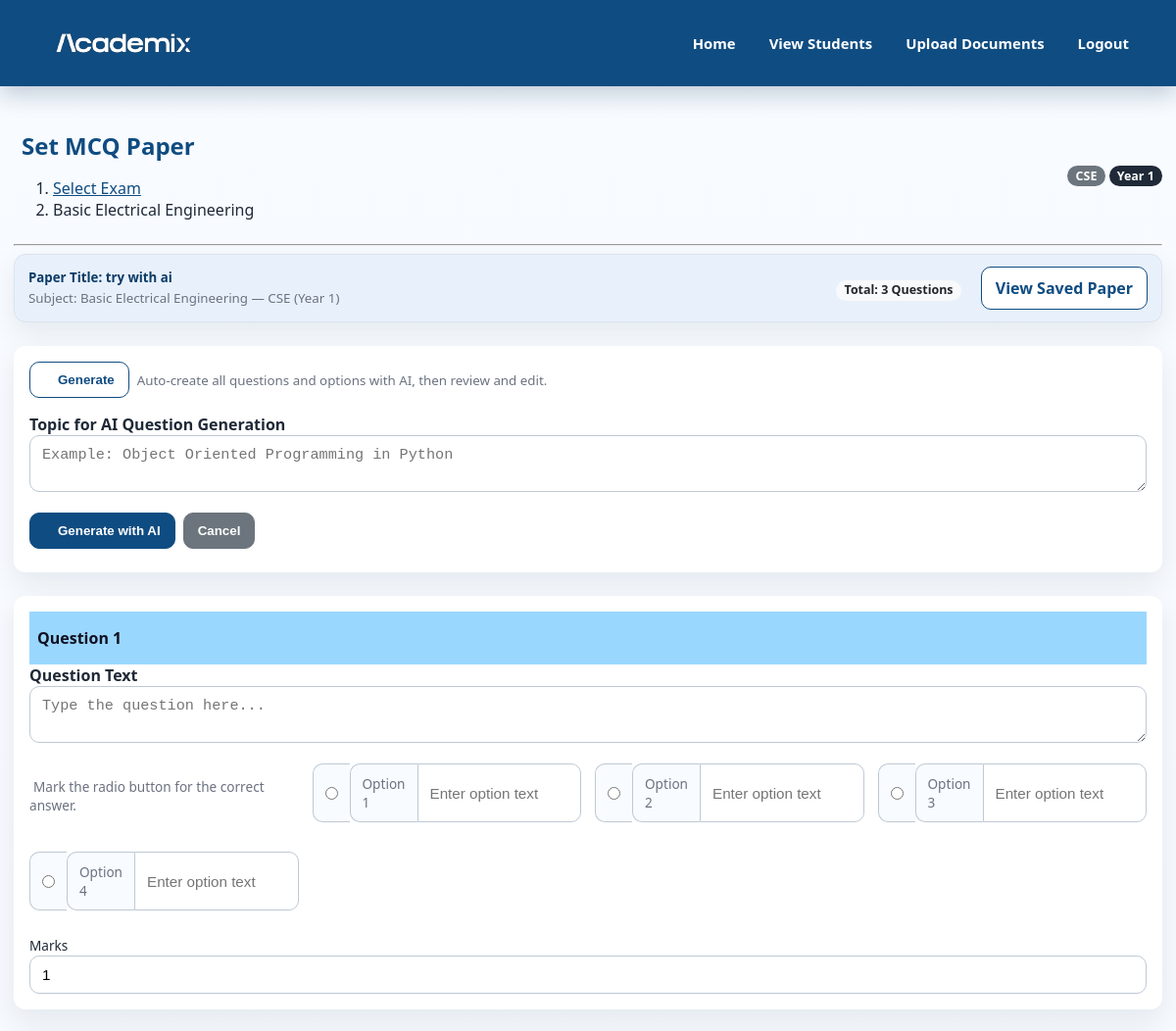
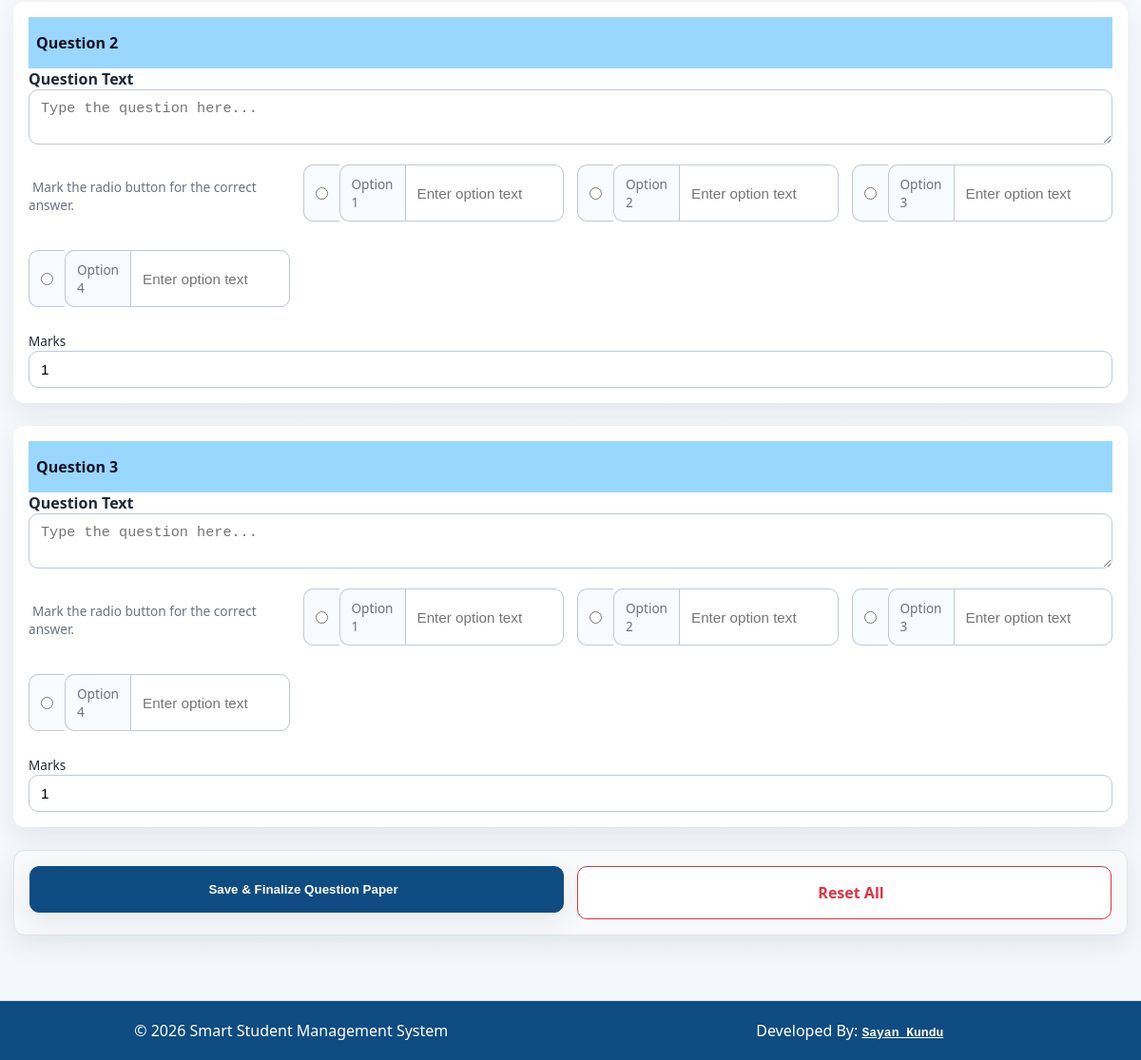
The app's page /setexam/1/ (signed in), older data (2 pictures, top to bottom).
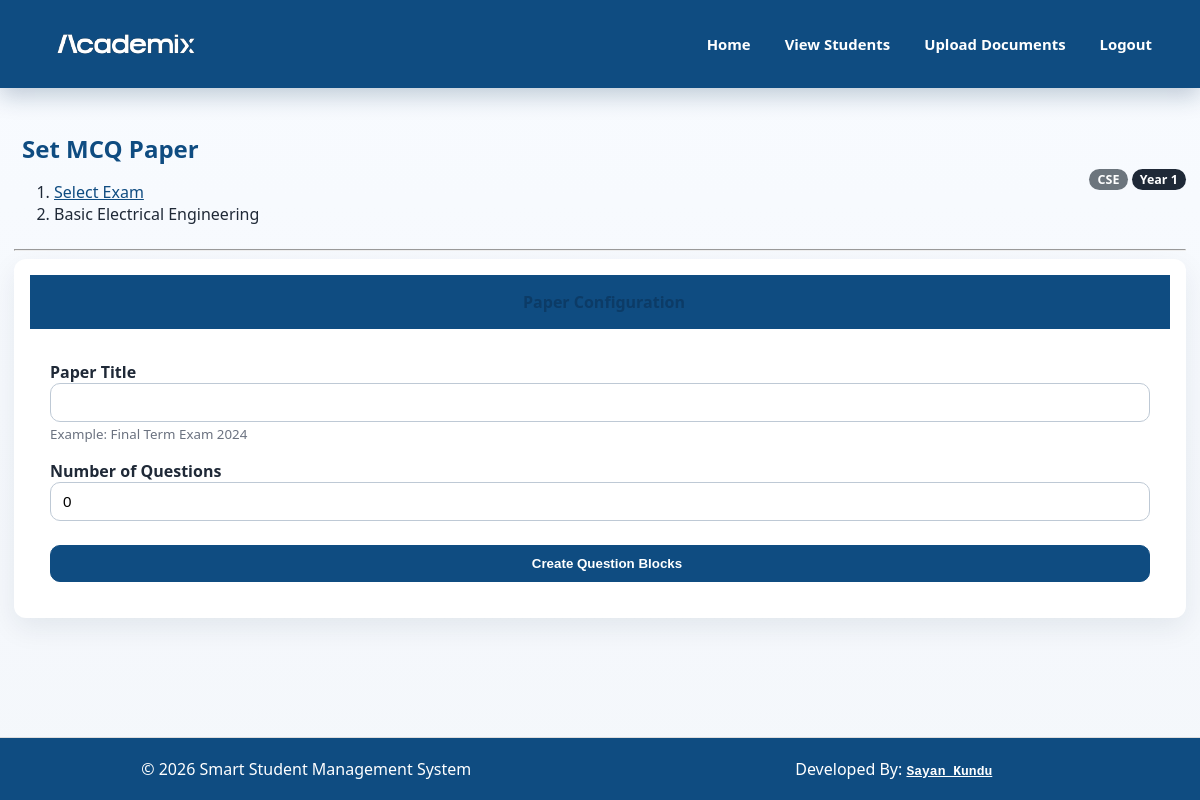
The same page, newer data.
### ssmsapp/models.py (models this page shows, shortened)
class QuestionPaper(models.Model):
    dept_year_subject = models.ForeignKey(DepartmentYearSubject, on_delete=models.CASCADE)
    title = models.CharField(max_length=200)
    created_by = models.ForeignKey(settings.AUTH_USER_MODEL, on_delete=models.SET_NULL, null=True)
    created_at = models.DateTimeField(auto_now_add=True)
    num_questions = models.PositiveIntegerField(default=0)
    is_active = models.BooleanField(default=False)
    started_at = models.DateTimeField(null=True, blank=True)
    editable = models.BooleanField(default=True)

class DepartmentYearSubject(models.Model):
    DEPARTMENT_CHOICES = [
        ("CSE", "Computer Science"),
        ("IT", "Information Technology"),
        ("AIML", "Artificial Intelligence & ML"),
    ]
    YEAR_CHOICES = [
        ("1", "1st Year"),
        ("2", "2nd Year"),
        ("3", "3rd Year"),
        ("4", "4th Year"),
    ]
    department = models.CharField(max_length=10, choices=DEPARTMENT_CHOICES)
    year = models.CharField(max_length=1, choices=YEAR_CHOICES)
    subject = models.ForeignKey(Subject, on_delete=models.CASCADE, related_name="dept_year_subjects")
    class Meta:
        unique_together = ("department", "year", "subject")

class Subject(models.Model):
    code = models.CharField(max_length=20, unique=True)   # e.g. SUB1, ML2, IT3
    name = models.CharField(max_length=100)               # e.g. Data Structures

### ssms/views.py (the view)
# urls.py: path('setexam/<int:dept_year_subject_id>/',setexam, name='setexam'),
@never_cache
@login_required(login_url="teacher_login")
def setexam(request, dept_year_subject_id):
    dys = get_object_or_404(DepartmentYearSubject, id=dept_year_subject_id)
    paper = None
    paper_id = request.session.get('paper_id')
    if paper_id:
        paper = QuestionPaper.objects.filter(id=paper_id, created_by=request.user).first()
    if request.method == "POST":
        if "paper_setup" in request.POST:
            paper_form = QuestionPaperForm(request.POST)
            if paper_form.is_valid():
                paper = paper_form.save(commit=False)
                paper.dept_year_subject = dys
                paper.created_by = request.user
                paper.is_active = False
                paper.save()
                request.session['paper_id'] = paper.id
                request.session['num_questions'] = int(paper_form.cleaned_data['num_questions'])
                return redirect('setexam', dept_year_subject_id=dys.id)
            else:
                return render(request, 'teachers/setexam.html', {
                    'dys': dys,
                    'paper_form': paper_form,
                    'paper': paper,
                })
        elif "save_questions" in request.POST:
            paper_id = request.session.get('paper_id')
            if not paper_id:
                return HttpResponseBadRequest("No paper in progress. Create the paper first.")
            paper = get_object_or_404(QuestionPaper, id=paper_id, created_by=request.user)
            if not paper.editable:
                return HttpResponseBadRequest("This paper is locked and cannot be edited.")
            num_questions = int(request.session.get('num_questions', request.POST.get('num_questions', 0)))
            with transaction.atomic():
                for i in range(num_questions):
                    q_text = request.POST.get(f'question_{i}')
                    correct_idx = request.POST.get(f'question_{i}_correct')
                    marks = request.POST.get(f'question_{i}_marks', 1)
                    if not q_text:
                        continue
                    q = Question.objects.create(
                        paper=paper,
                        dept_year_subject=dys,
                        text=q_text,
                        marks=int(marks) if marks else 1,
                        title=paper.title,
                        created_by=request.user
                    )
                    for j in range(4):
                        opt_text = request.POST.get(f'question_{i}_option_{j}')
                        is_correct = (str(j) == str(correct_idx))
                        if opt_text:
                            q.options.create(text=opt_text, is_correct=is_correct)
                paper.num_questions = paper.questions.count()
                paper.save()
            return redirect('paper_detail', paper_id=paper.id)
    else:
        paper_form = QuestionPaperForm()
    paper_title = request.session.get('paper_title', paper.title if paper else '')
    num_questions = request.session.get('num_questions', paper.num_questions if paper else 0)
    question_range = range(num_questions)
    return render(request, 'teachers/setexam.html', {
        'dys': dys,
        'paper_form': paper_form,
        'paper': paper,
        'paper_title': paper_title,
        'num_questions': num_questions,
        'question_range': question_range,
    })

### ssmsapp/forms.py
class QuestionPaperForm(forms.ModelForm):
    class Meta:
        model = QuestionPaper
        fields = ['title', 'num_questions']

### ssmsapp/context_processors.py (called while the page is built)
def notice_count(request):
    count = Notice.objects.filter(is_read=False).count()
    return {
        'new_notices_count': count
    }

### templates/teachers/setexam.html (shortened to what the changed rows need)
{% extends 'tbase.html' %}
{% block content %}
<div class="container mt-4">
    <div class="d-flex justify-content-between align-items-center mb-4">
        <div>
            <h2 class="mb-1 text-primary">Set MCQ Paper</h2>
            <nav aria-label="breadcrumb">
                <ol class="breadcrumb mb-0">
                    <li class="breadcrumb-item"><a href="{% url 'select_exam' %}">Select Exam</a></li>
                    <li class="breadcrumb-item active">{{ dys.subject.name }}</li>
                </ol>
            </nav>
        </div>
        <div class="text-end">
            <span class="badge bg-secondary p-2">{{ dys.department }}</span>
            <span class="badge bg-dark p-2">Year {{ dys.year }}</span>
        </div>
    </div>
    {% if not num_questions %}
    <div class="row justify-content-center">
        <div class="col-md-7">
            <div class="card shadow border-0">
                <div class="card-header bg-primary text-white text-center py-3">
                    <h4 class="mb-0">Paper Configuration</h4>
                </div>
                <div class="card-body p-4">
                    <form method="post">
                        <div class="mb-3">
                            <label class="form-label fw-bold">Paper Title</label>
                            {{ paper_form.title }}
                            <small class="text-muted d-block mt-1">Example: Final Term Exam 2024</small>
                        </div>
                        <div class="mb-3">
                            <label class="form-label fw-bold">Number of Questions</label>
                            {{ paper_form.num_questions }}
                        </div>
                        <div class="d-grid mt-4">
                            <button type="submit" class="btn btn-primary btn-lg">
                                Create Question Blocks
                            </button>
                        </div>
                    </form>
                </div>
            </div>
        </div>
    </div>
    {% else %}
    <div class="alert alert-info d-flex justify-content-between align-items-center shadow-sm">
        <div>
            <h5 class="mb-0"><strong>Paper Title:</strong> {{ paper_title }}</h5>
            <small class="text-muted">Subject: {{ dys.subject.name }} — {{ dys.department }} (Year {{ dys.year }})</small>
        </div>
        <div class="text-end">
            <span class="badge bg-light text-dark border p-2">Total: {{ num_questions }} Questions</span>
            {% if paper %}
                <a href="{% url 'paper_detail' paper.id %}" class="btn btn-outline-primary btn-sm ms-3">View Saved Paper</a>
            {% endif %}
        </div>
    </div>
    <form method="post" class="mt-4">
        <div class="card mb-4 border-0 shadow-sm">
            <div class="card-body">
                <div class="d-flex flex-wrap gap-2 align-items-center">
                    <button type="button" id="openGeneratePanel" class="btn btn-outline-primary">
                        Generate
                    </button>
                    <small class="text-muted">Auto-create all questions and options with AI, then review and edit.</small>
                </div>
                <div id="generatePanel" class="mt-3 d-none">
                    <label for="aiTopic" class="form-label fw-bold">Topic for AI Question Generation</label>
                    <textarea id="aiTopic" class="form-control" rows="2" placeholder="Example: Object Oriented Programming in Python"></textarea>
                    <div class="d-flex flex-wrap gap-2 mt-3">
                        <button type="button" id="generateWithAiBtn" class="btn btn-primary">
                            Generate with AI
                        </button>
                        <button type="button" id="cancelGeneratePanel" class="btn btn-outline-secondary">Cancel</button>
                    </div>
                </div>
            </div>
        </div>
        {% for i in question_range %}
        <div class="card mb-4 border-0 shadow-sm overflow-hidden">
            <div class="card-header bg-info text-dark fw-bold py-3">
                Question {{ forloop.counter }}
            </div>
            <div class="card-body bg-white border-start border-info border-5">
                <div class="mb-3">
                    <label class="form-label fw-bold">Question Text</label>
                    <textarea name="question_{{ i }}" class="form-control" rows="2" placeholder="Type the question here..." required></textarea>
                </div>
                <div class="row mb-2">
                    <div class="col-12">
                        <p class="small text-muted mb-2">Mark the radio button for the correct answer.</p>
                    </div>
                    {% for j in "0123" %}
                    <div class="col-md-6 mb-3">
                        <div class="input-group">
                            <div class="input-group-text bg-light">
                                <input class="form-check-input" type="radio" name="question_{{ i }}_correct" value="{{ j }}" required title="Mark as correct">
                            </div>
                            <span class="input-group-text small bg-white text-muted">Option {{ forloop.counter }}</span>
                            <input type="text" name="question_{{ i }}_option_{{ j }}" class="form-control" placeholder="Enter option text" required>
                        </div>
                    </div>
                    {% endfor %}
                </div>
                <div class="row">
                    <div class="col-md-3">
                        <label class="form-label small">Marks</label>
                        <input type="number" name="question_{{ i }}_marks" class="form-control" min="1" value="1">
                    </div>
                </div>
            </div>
        </div>
        {% endfor %}
        <div class="card p-3 shadow-sm bg-light sticky-bottom mb-5 border-top border-success border-4">
            <div class="row g-2">
                <div class="col-md-8">
                    <button type="submit" name="save_questions" class="btn btn-success btn-lg w-100 py-3 shadow">
                        Save & Finalize Question Paper
                    </button>
                </div>
                <div class="col-md-4">
                    <a href="{% url 'setexam' dys.id %}" class="btn btn-outline-danger btn-lg w-100 py-3">
                        Reset All
                    </a>
                </div>
            </div>
        </div>
    </form>
    {% endif %}
</div>
{% endblock %}

Row changes from the older to the newer data that the page shows:
removed QuestionPaper: title "try with ai"
shown differently, row unchanged: DepartmentYearSubject "CSE": subject.name "Basic Electrical Engineering" → (not shown); department "CSE" → (not shown); year "1" → (not shown)
Text that changed along with them:
form field num_questions: (not shown) → "0"
{{ num_questions }}: "3" → (not shown)
text no longer shown: "Paper Title: Subject: — (Year ) Total: Questions View Saved Paper Generate Auto-create all questions and options with AI, then review and edit. Topic for AI Question Generation Generate with AI Cancel Save & Finalize Question Paper Reset All"
text now shown: "Paper Title Example: Final Term Exam 2024 Number of Questions Create Question Blocks"
list line gone: "Question 1 Question Text Type the question here... Mark the radio button for the correct answer. ☐ Option 1  ☐ Option 2  ☐ Option 3  ☐ Option 4  Marks 1"
list line gone: "Question 2 Question Text Type the question here... Mark the radio button for the correct answer. ☐ Option 1  ☐ Option 2  ☐ Option 3  ☐ Option 4  Marks 1"
list line gone: "Question 3 Question Text Type the question here... Mark the radio button for the correct answer. ☐ Option 1  ☐ Option 2  ☐ Option 3  ☐ Option 4  Marks 1"
